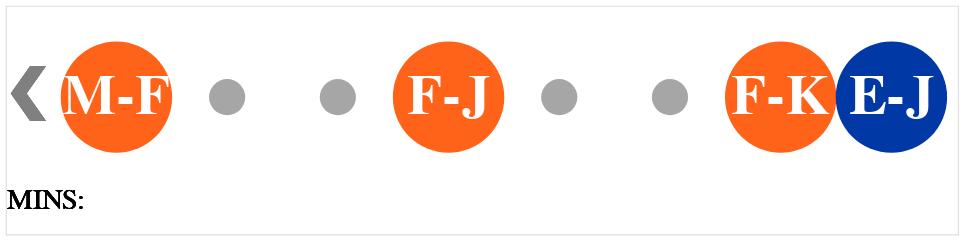

The notebook cell this image was saved under:
### Code cell
dir_label = alt.Chart(df).mark_text(color="gray", fontSize=70, font="Helvetica", fontStyle="bold")\
    .encode(x=alt.value(20), y=alt.value(80), text=alt.value("❮"))
mins_label = alt.Chart(df).mark_text(color="black", fontSize=25, font="Helvetica").encode(x=alt.value(35), y=alt.value(170),
                                                                                         text=alt.value("MINS:"))
background + dir_label + mins_label + arrival_time + line_label

### Figure 1 — Vega-Lite specification as saved in the notebook (floating-point values rounded to 4 significant figures)
{"config": {"view": {"continuousWidth": 300, "continuousHeight": 300}}, "layer": [{"data": {"name": "data-df3068b0ee03de3f0518dd185836afdb"}, "mark": {"type": "circle", "color": "gray", "size": 1000}, "encoding": {"x": {"axis": null, "field": "x", "scale": {"domain": [-1, 7.6]}, "type": "quantitative"}, "y": {"value": 80}}}, {"data": {"name": "data-b826866b99133e7fb04bd6cb255d487b"}, "mark": {"type": "text", "color": "gray", "font": "Helvetica", "fontSize": 70, "fontStyle": "bold"}, "encoding": {"text": {"value": "❮"}, "x": {"value": 20}, "y": {"value": 80}}}, {"data": {"name": "data-b826866b99133e7fb04bd6cb255d487b"}, "mark": {"type": "text", "color": "black", "font": "Helvetica", "fontSize": 25}, "encoding": {"text": {"value": "MINS:"}, "x": {"value": 35}, "y": {"value": 170}}}, {"data": {"name": "data-b826866b99133e7fb04bd6cb255d487b"}, "mark": {"type": "circle", "opacity": 1, "size": 9500}, "encoding": {"color": {"field": "color", "scale": null, "type": "nominal"}, "x": {"axis": null, "field": "adjusted_arrival_time", "scale": {"domain": [-1, 7.6]}, "type": "quantitative"}, "y": {"value": 80}}, "transform": [{"lookup": "line", "from": {"data": {"name": "data-5b10a4fa19ed17cb7ded508c40bc33e6"}, "key": "line", "fields": ["color"]}}]}, {"data": {"name": "data-b826866b99133e7fb04bd6cb255d487b"}, "mark": {"type": "text", "color": "white", "font": "Helvetica", "fontSize": 50, "fontStyle": "bold"}, "encoding": {"text": {"field": "display_word", "type": "nominal"}, "x": {"axis": null, "field": "adjusted_arrival_time", "scale": {"domain": [-1, 7.6]}, "type": "quantitative"}, "y": {"value": 80}}}], "height": 200, "width": 833, "$schema": "https://vega.github.io/schema/vega-lite/v5.8.0.json", "datasets": {"data-df3068b0ee03de3f0518dd185836afdb": [{"x": 0}, {"x": 1}, {"x": 2}, {"x": 3}, {"x": 4}, {"x": 5}, {"x": 6}, {"x": 7}], "data-b826866b99133e7fb04bd6cb255d487b": [{"line": "M", "arrival_time": 0, "destination": "Forest Hills-71 Av", "adjusted_arrival_time": 0, "first_wordFl": "F", "display_word": "M-F"}, {"line": "F", "arrival_time": 3, "destination": "Jamaica-179 St", "adjusted_arrival_time": 3, "first_wordFl": "J", "display_word": "F-J"}, {"line": "F", "arrival_time": 6, "destination": "Kings Hwy", "adjusted_arrival_time": 6, "first_wordFl": "K", "display_word": "F-K"}, {"line": "E", "arrival_time": 6, "destination": "Jamaica-179 St", "adjusted_arrival_time": 7, "first_wordFl": "J", "display_word": "E-J"}], "data-5b10a4fa19ed17cb7ded508c40bc33e6": [{"line": "E", "color": "#0039a6"}, {"line": "F", "color": "#ff6319"}, {"line": "M", "color": "#ff6319"}]}}
